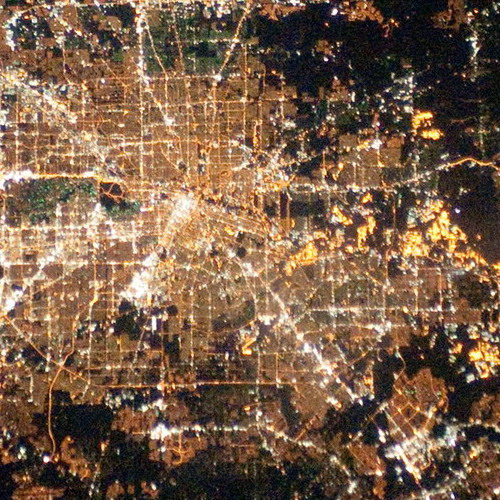
#> input picture rift2/images/day-night/pair1.jpg, 500 x 500 px
$ python -i processing.py   (imports and definitions only)   (older library calls are emulated)
#> lines starting #> are read from the running program, lines starting #| are printed output that depends on the picture
#> further down, picture is the input picture: shape (500, 500, 3); mean B, G, R 73, 95, 122
"""
LUNA-REG PROCESSING MODULE
==========================
All image-registration processing lives here.

This module contains:
- Fourier-Mellin diagnostics / optional scale normalization
- illumination analysis
- SIFT / RIFT2
- RUCO/TAT filtering
- spatial balancing
- RANSAC homography
- conditional sub-pixel refinement
- quality evaluation

It intentionally does NOT choose input files and does NOT save output files.
"""

import cv2
import math
import sys
import importlib
import numpy as np
from pathlib import Path


# ============================================================
# PROCESSING CONFIGURATION
# ============================================================

SIFT_FEATURES = 15000
LOWE_RATIO = 0.75

MIN_MATCHES = 10
MIN_INLIERS = 8
MIN_INLIER_RATIO = 25.0
MAX_REPROJECTION_ERROR = 8.0
MIN_SPATIAL_COVERAGE = 5.0

FMT_STRONG_CONFIDENCE = 0.15
USE_FMT_SCALE_NORMALIZATION = True
FMT_MIN_SCALE = 0.25
FMT_MAX_SCALE = 4.0
FMT_MAX_NORMALIZED_DIM = 6000

BALANCE_GRID_ROWS = 6
BALANCE_GRID_COLS = 6
MAX_MATCHES_PER_CELL = 35
MIN_BALANCED_MATCHES = 8

SUBPIX_WINDOW = 5
SUBPIX_MAX_ITERS = 40
SUBPIX_EPS = 0.001
SUBPIX_IMPROVEMENT_EPS = 1e-6
SUBPIX_ACCURACY_THRESHOLD_PX = 1.0

RANSAC_THRESHOLD = 4.0
RANSAC_CONFIDENCE = 0.999
RANSAC_MAX_ITERS = 20000

GRID_ROWS = 6
GRID_COLS = 6

TRIANGLE_K_NEIGHBORS = 6
TRIANGLE_MIN_SUPPORT = 1
TRIANGLE_MAX_SIDE_RATIO_ERROR = 0.18
TRIANGLE_MAX_ANGLE_ERROR_DEG = 12.0
TRIANGLE_MIN_AREA = 20.0
TRIANGLE_MAX_CANDIDATES = 1200

TAT_K_VALUES = (4, 6, 8)
TAT_TOPOLOGY_SIM_THRESHOLD = 0.60
TAT_AFFINE_SYMMETRIC_ERROR_PX = 10.0
TAT_MIN_COMMON_NEIGHBORS = 3
TAT_MAX_CANDIDATES = 1800
TAT_MIN_SCALE_SUPPORT = 2
TAT_COST_THRESHOLD = 0.60

RUCO_USE_MUTUAL_MATCHING = True

MODERATE_BRIGHTNESS_DIFF = 18.0
SEVERE_BRIGHTNESS_DIFF = 35.0
MODERATE_HIST_DISTANCE = 0.22
SEVERE_HIST_DISTANCE = 0.42

MAX_WORKING_DIM = 5000

# [167 lines left out: functions _fmt_magnitude_spectrum, estimate_scale_rotation_fmt, apply_fmt_scale_normalization, resize_max_dimension, normalize_resolution, not called in this run]

def grayscale(image):
    return cv2.cvtColor(image, cv2.COLOR_BGR2GRAY)
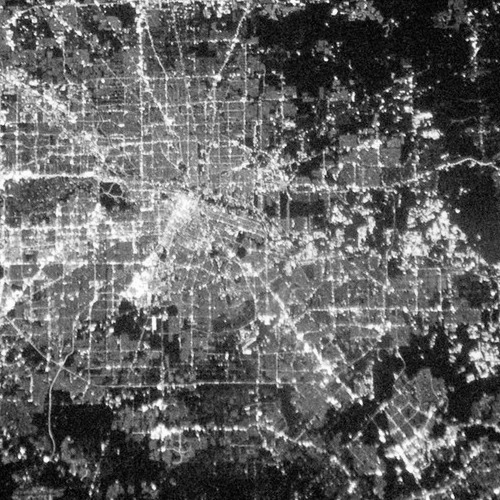
#> returned value: shape (500, 500); min 0, max 255, mean 100.6

# [97 lines left out: function illumination_analysis, not called in this run]

def clahe_representation(image):
    gray = grayscale(image)
    clahe = cv2.createCLAHE(clipLimit=2.5, tileGridSize=(8, 8))
    out = clahe.apply(gray)
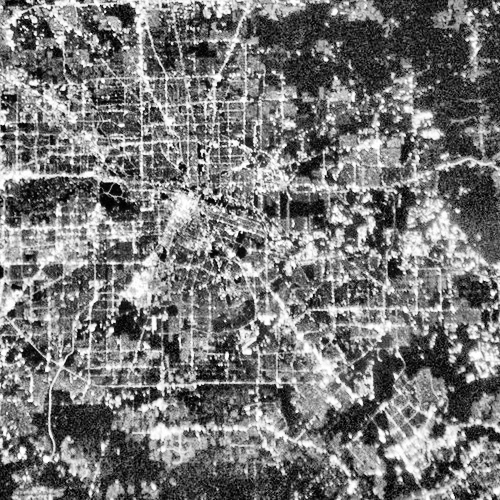
#> out: shape (500, 500); min 0, max 255, mean 119.3
    return cv2.GaussianBlur(out, (3, 3), 0)
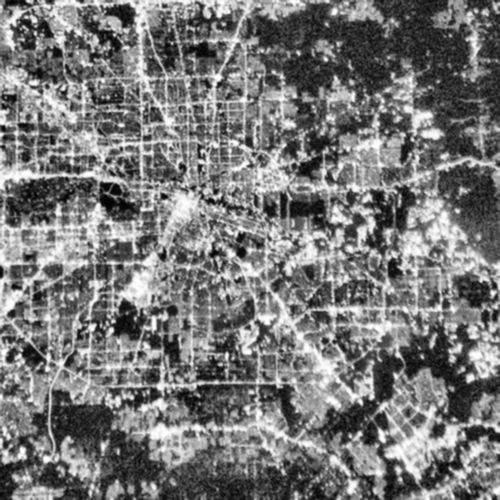
#> returned value: shape (500, 500); min 2, max 255, mean 119.4

def scharr_representation(image):
    """
    Illumination-robust structural representation:
    CLAHE -> Scharr gx/gy -> gradient magnitude.
    """
    base = clahe_representation(image)
    gx = cv2.Scharr(base, cv2.CV_32F, 1, 0)
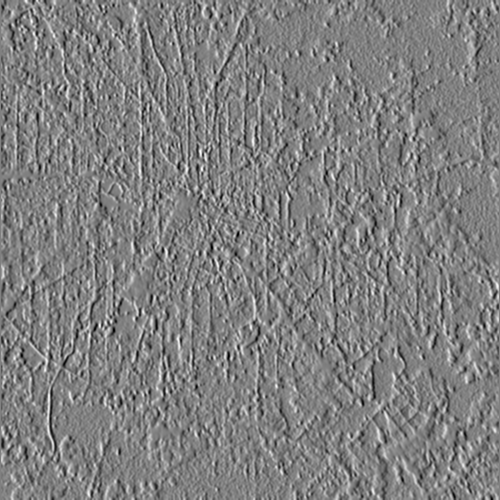
#> gx: shape (500, 500) float32; min -2652, max 2617, mean -2.8; drawn with min black and max white
    gy = cv2.Scharr(base, cv2.CV_32F, 0, 1)
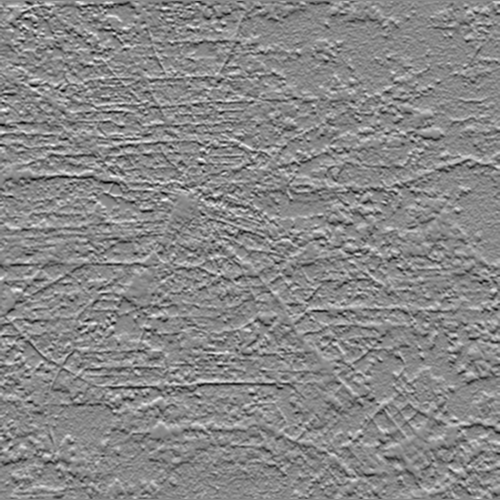
#> gy: shape (500, 500) float32; min -2762, max 2413, mean -3.3; drawn with min black and max white
    mag = cv2.magnitude(gx, gy)
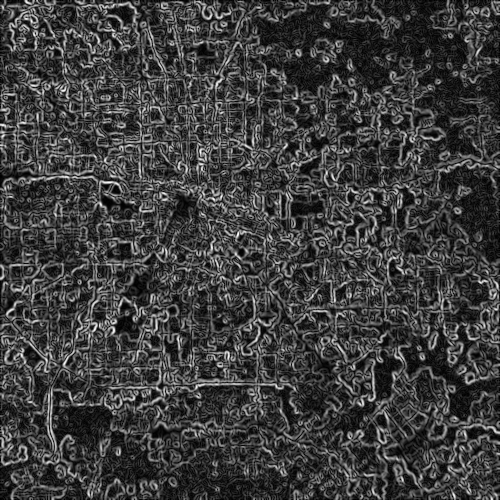
#> mag: shape (500, 500) float32; min 0, max 2782.3, mean 681.8; drawn with min black and max white
    mag = cv2.normalize(mag, None, 0, 255, cv2.NORM_MINMAX)
    return mag.astype(np.uint8)

# [1347 lines left out: functions phase_orientation_representation, detect_sift, match_descriptors, _knn_indices, _angle_between, _triangle_topology_similarity and 24 more, not called in this run]

>>> import cv2
>>> picture = cv2.imread('rift2/images/day-night/pair1.jpg')
>>> result = scharr_representation(picture)

$ run again, on rift2/images/day-night/pair2.jpg
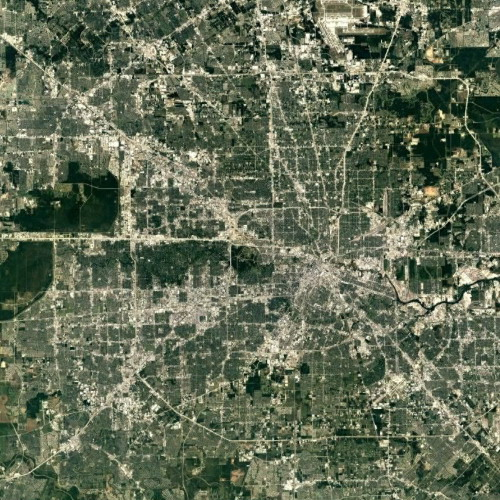
#> input picture rift2/images/day-night/pair2.jpg, 500 x 500 px
#> picture is the input picture: shape (500, 500, 3); mean B, G, R 86.2, 108.7, 98.9
#> in scharr_representation, `gy = cv2.Scharr(base, cv2.CV_32F, 0, 1)`:
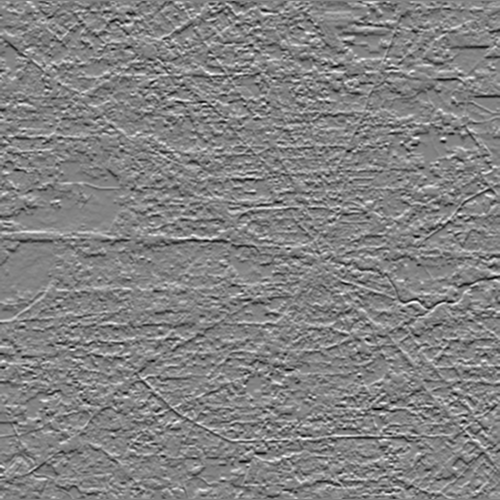
#> gy: shape (500, 500) float32; min -2927, max 2786, mean -0.8; drawn with min black and max white
#> in scharr_representation, `mag = cv2.magnitude(gx, gy)`:
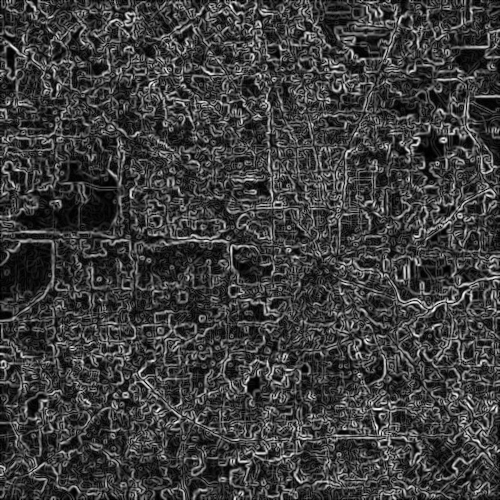
#> mag: shape (500, 500) float32; min 0, max 3000, mean 729.3; drawn with min black and max white
